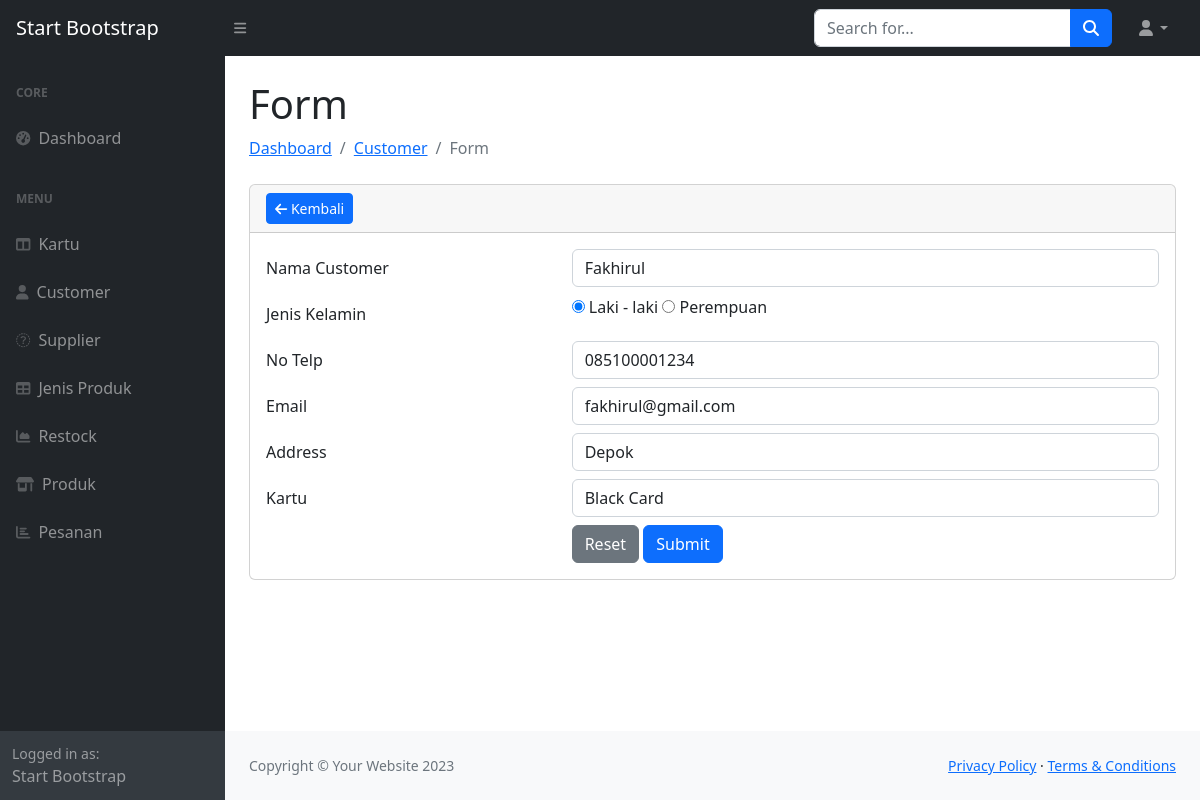
The app's page /admin/customer_edit.php?id=1 with its own data.
### tables this page shows
CREATE TABLE `customer` (
  `id` int(11) NOT NULL,
  `name` varchar(45) DEFAULT NULL,
  `gender` enum('L','P') DEFAULT NULL,
  `phone` varchar(45) DEFAULT NULL,
  `email` varchar(45) DEFAULT NULL,
  `address` longtext DEFAULT NULL,
  `card_id` int(11) NOT NULL
);

CREATE TABLE `card` (
  `id` int(11) NOT NULL,
  `code` varchar(45) DEFAULT NULL,
  `name` varchar(45) DEFAULT NULL,
  `discount` float DEFAULT NULL,
  `member_fee` int(11) DEFAULT NULL
);

### admin/customer_edit.php (the view, shortened to what this page needs)
<?php
require_once 'layouts/header.php';
require_once 'layouts/navbar.php';
if (isset($_GET['id'])) {
    $id = $_GET['id'];
    $sql = "SELECT * FROM `customer` WHERE `id` = :id";
    $query = $dbh->prepare($sql);
    $query->bindParam(':id', $id, PDO::PARAM_STR);
    $query->execute();
    $row = $query->fetch();
?>
    <main>
        <div class="container-fluid px-4">
            <h1 class="mt-4">Form</h1>
            <ol class="breadcrumb mb-4">
                <li class="breadcrumb-item"><a href="index.php">Dashboard</a></li>
                <li class="breadcrumb-item"><a href="customer.php">Customer</a></li>
                <li class="breadcrumb-item active">Form</li>
            </ol>
            <div class="card mb-4">
                <div class="card-header">
                    <a href="customer.php" class="btn btn-primary btn-sm"><i class="fas fa-arrow-left"></i> Kembali</a>
                </div>
                <div class="card-body">
                    <form method="post" action="customer.php">
                        <div class="form-group row pb-2">
                            <label for="name" class="col-4 col-form-label">Nama Customer</label>
                            <div class="col-8">
                                <input id="name" name="name" value="<?= $row['name'] ?>" type="text" class="form-control" required>
                            </div>
                        </div>
                        <div class="form-group row pb-2">
                            <label for="gender" class="col-4 col-form-label">Jenis Kelamin</label>
                            <div class="col-8">
                                <input type="radio" name="gender" value="L" id="L" <?php if ($row['gender'] == 'L') { echo "checked";} ?>>
                                <label for="L"> Laki - laki </label>
                                <input type="radio" name="gender" value="P" id="P" <?php if ($row['gender'] == 'P') {echo "checked";} ?>>
                                <label for="P"> Perempuan </label>
                            </div>
                        </div>
                        <div class="form-group row pb-2">
                            <label for="phone" class="col-4 col-form-label">No Telp</label>
                            <div class="col-8">
                                <input id="phone" name="phone" value="<?= $row['phone'] ?>" type="number" class="form-control" required>
                            </div>
                        </div>
                        <div class="form-group row pb-2">
                            <label for="email" class="col-4 col-form-label">Email</label>
                            <div class="col-8">
                                <input id="email" name="email" value="<?= $row['email'] ?>" type="email" class="form-control" required>
                            </div>
                        </div>
                        <div class="form-group row pb-2">
                            <label for="address" class="col-4 col-form-label">Address</label>
                            <div class="col-8">
                                <input id="address" name="address" value="<?= $row['address'] ?>" type="text" class="form-control" required>
                            </div>
                        </div>
                        <div class="form-group row pb-2">
                            <label for="card_id" class="col-4 col-form-label">Kartu</label>
                            <div class="col-8">
                                <select id="card_id" name="card_id" type="text" class="form-control" required>
                                    <?php
                                    $sql = "SELECT * FROM `card` WHERE `id` = :id";
                                    $query = $dbh->prepare($sql);
                                    $query->bindParam(':id', $row['card_id'], PDO::PARAM_STR);
                                    $query->execute();
                                    $result = $query->fetch();
                                    ?>
                                    <option value="<?= $result['id'] ?>"><?= $result['name'] ?></option>
                                </select>
                            </div>
                        </div>
                        <div class="form-group row">
                            <div class="offset-4 col-8">
                                <input type="reset" value="Reset" class="btn btn-secondary">
                                <button name="edit" type="submit" class="btn btn-primary">Submit</button>
                            </div>
                        </div>
                    </form>
                </div>
            </div>
        </div>
    </main>
<?php }
require_once 'layouts/footer.php' ?>

### records on screen
customer: name "Fakhirul", gender "☑ Laki - laki", gender "☐ Perempuan", phone "085100001234", email "fakhirul@gmail.com", address "Depok"
card: card_id "Black Card"
